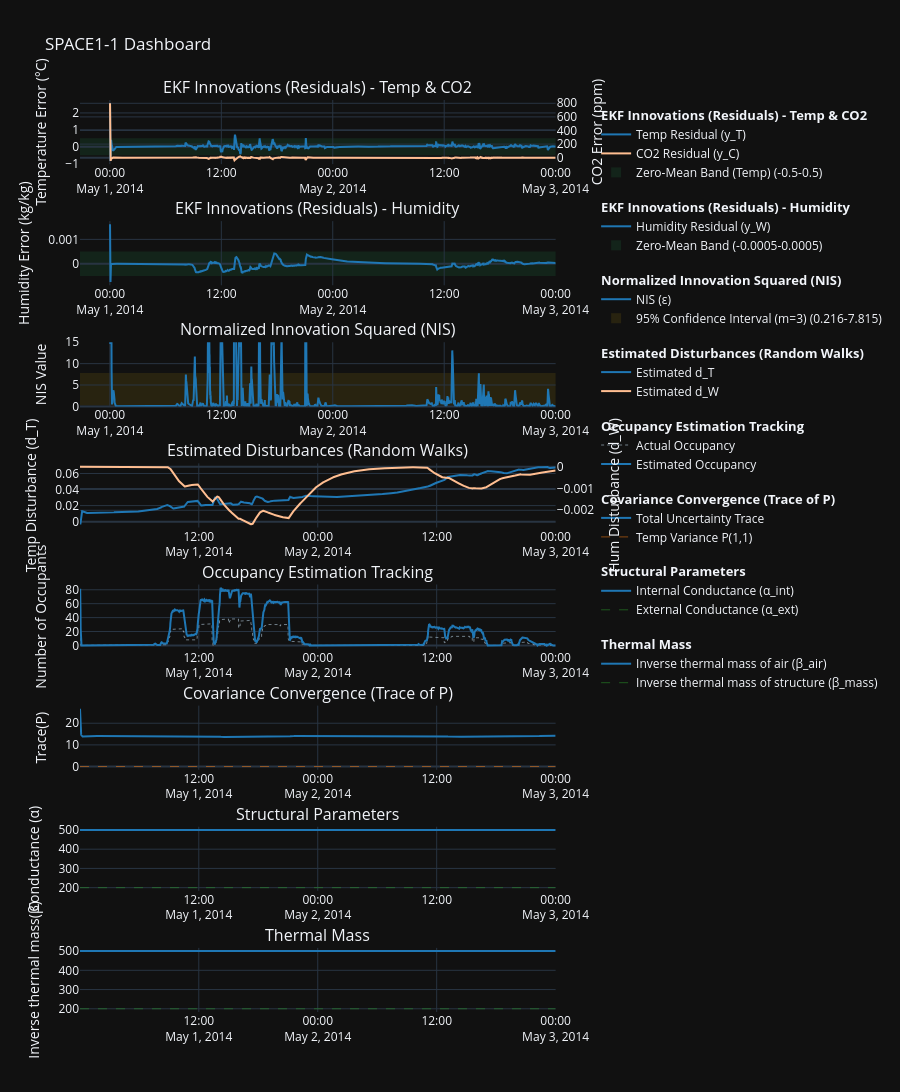

The code cell stored with this chart in its notebook:
### Code cell
# Loop from 1 to 5 to generate EKF diagnostic plots for all zones
for i in ZONES:
    zone = i
    
    # ekf_config is defined INSIDE the loop so the f-strings can use the current 'zone'
    ekf_config = [
        {
            "title": f"EKF Innovations (Residuals) - Temp & CO2",
            "y_label": "Temperature Error (°C)",
            "secondary_y_label": "CO2 Error (ppm)",
            "expected_range": [-0.5, 0.5], 
            "range_color": "rgba(46, 204, 113, 0.1)",
            "expected_label": "Zero-Mean Band (Temp)",
            "traces": [
                # "Zone" gives a solid blue line for primary residual
                {"col": f"{zone}_EKF_y_T_in", "source": "Zone", "name": "Temp Residual (y_T)"},
                # "Other_1" gives a solid orange line for the secondary axis
                {"col": f"{zone}_EKF_y_C_in", "source": "Other_1", "name": "CO2 Residual (y_C)", "secondary_y": True},
            ]
        },
        {
            "title": f"EKF Innovations (Residuals) - Humidity",
            "y_label": "Humidity Error (kg/kg)",
            "expected_range": [-0.0005, 0.0005], 
            "range_color": "rgba(46, 204, 113, 0.1)",
            "expected_label": "Zero-Mean Band",
            "traces": [
                {"col": f"{zone}_EKF_y_W_in", "source": "Zone", "name": "Humidity Residual (y_W)"},
            ]
        },
        {
            "title": f"Normalized Innovation Squared (NIS)",
            "y_label": "NIS Value",
            "y_range": [0, 15],
            "expected_range": [0.216, 7.815], 
            "range_color": "rgba(241, 196, 15, 0.1)",
            "expected_label": "95% Confidence Interval (m=3)",
            "traces": [
                {"col": f"{zone}_EKF_NIS", "source": "Zone", "name": "NIS (ε)"},
            ]
        },
        {
            "title": f"Estimated Disturbances (Random Walks)",
            "y_label": "Temp Disturbance (d_T)",
            "secondary_y_label": "Hum Disturbance (d_W)",
            "traces": [
                {"col": f"{zone}_EKF_x_d_T", "source": "Zone", "name": "Estimated d_T"},
                {"col": f"{zone}_EKF_x_d_W", "source": "Other_1", "name": "Estimated d_W", "secondary_y": True},
            ]
        },
        {
            "title": f"Occupancy Estimation Tracking",
            "y_label": "Number of Occupants",
            "traces": [
                # "Setpoint" gives a thin dotted line for the actual ground truth
                {"col": f"{zone}_Occupants",     "source": "Setpoint", "name": "Actual Occupancy"},
                # "Zone" gives a solid blue line for the EKF's estimate
                {"col": f"{zone}_EKF_x_N_occ",   "source": "Zone",     "name": "Estimated Occupancy"},
            ]
        },
        {
            "title": f"Covariance Convergence (Trace of P)",
            "y_label": "Trace(P)",
            "traces": [
                {"col": f"{zone}_EKF_P_trace", "source": "Zone",    "name": "Total Uncertainty Trace"},
                {"col": f"{zone}_EKF_P_T_in",  "source": "Outside", "name": "Temp Variance P(1,1)"},
            ]
        },
        {
            "title": f"Structural Parameters",
            "y_label": "Conductance (α)",
            "traces": [
                {"col": f"{zone}_EKF_x_alpha_int", "source": "Zone",    "name": "Internal Conductance (α_int)"},
                {"col": f"{zone}_EKF_x_alpha_ext", "source": "Supply",  "name": "External Conductance (α_ext)"},
            ]
        },
        {
            "title": f"Thermal Mass",
            "y_label": "Inverse thermal mass(β)",
            "traces": [
                {"col": f"{zone}_EKF_x_alpha_int", "source": "Zone",    "name": "Inverse thermal mass of air (β_air)"},
                {"col": f"{zone}_EKF_x_alpha_ext", "source": "Supply",  "name": "Inverse thermal mass of structure (β_mass)"},
            ]
        }
    ]

    fig = build_zone_subplots(df, zone, ekf_config)
    fig.update_layout(height=1800) 
    fig.show()

### Figure 1 — Plotly figure (JSON) as saved in the notebook; plotly's stock layout.template omitted (floating-point values rounded to 4 significant figures; data arrays with more than 128 entries replaced by an {"elided": "..."} marker saying what was removed)
{"data": [{"legendgroup": "1", "legendgrouptitle": {"text": "<b>EKF Innovations (Residuals) - Temp & CO2</b>"}, "line": {"color": "#1f77b4", "dash": "solid", "width": 2}, "name": "Temp Residual (y_T)", "type": "scatter", "x": {"elided": "2880 str values"}, "xaxis": "x", "y": {"elided": "2880 float values"}, "yaxis": "y"}, {"legendgroup": "1", "legendgrouptitle": {"text": "<b>EKF Innovations (Residuals) - Temp & CO2</b>"}, "line": {"color": "#FFBE91", "dash": "solid", "width": 2}, "name": "CO2 Residual (y_C)", "type": "scatter", "x": {"elided": "2880 str values"}, "xaxis": "x", "y": {"elided": "2880 float values"}, "yaxis": "y2"}, {"legendgroup": "1", "marker": {"color": "rgba(46, 204, 113, 0.1)", "size": 10, "symbol": "square"}, "mode": "markers", "name": "Zero-Mean Band (Temp) (-0.5-0.5)", "showlegend": true, "type": "scatter", "x": ["2014-05-01T00:01:00"], "xaxis": "x", "y": [null], "yaxis": "y"}, {"legendgroup": "2", "legendgrouptitle": {"text": "<b>EKF Innovations (Residuals) - Humidity</b>"}, "line": {"color": "#1f77b4", "dash": "solid", "width": 2}, "name": "Humidity Residual (y_W)", "type": "scatter", "x": {"elided": "2880 str values"}, "xaxis": "x2", "y": {"elided": "2880 float values"}, "yaxis": "y3"}, {"legendgroup": "2", "marker": {"color": "rgba(46, 204, 113, 0.1)", "size": 10, "symbol": "square"}, "mode": "markers", "name": "Zero-Mean Band (-0.0005-0.0005)", "showlegend": true, "type": "scatter", "x": ["2014-05-01T00:01:00"], "xaxis": "x2", "y": [null], "yaxis": "y3"}, {"legendgroup": "3", "legendgrouptitle": {"text": "<b>Normalized Innovation Squared (NIS)</b>"}, "line": {"color": "#1f77b4", "dash": "solid", "width": 2}, "name": "NIS (ε)", "type": "scatter", "x": {"elided": "2880 str values"}, "xaxis": "x3", "y": {"elided": "2880 float values"}, "yaxis": "y5"}, {"legendgroup": "3", "marker": {"color": "rgba(241, 196, 15, 0.1)", "size": 10, "symbol": "square"}, "mode": "markers", "name": "95% Confidence Interval (m=3) (0.216-7.815)", "showlegend": true, "type": "scatter", "x": ["2014-05-01T00:01:00"], "xaxis": "x3", "y": [null], "yaxis": "y5"}, {"legendgroup": "4", "legendgrouptitle": {"text": "<b>Estimated Disturbances (Random Walks)</b>"}, "line": {"color": "#1f77b4", "dash": "solid", "width": 2}, "name": "Estimated d_T", "type": "scatter", "x": {"elided": "2880 str values"}, "xaxis": "x4", "y": {"elided": "2880 float values"}, "yaxis": "y7"}, {"legendgroup": "4", "legendgrouptitle": {"text": "<b>Estimated Disturbances (Random Walks)</b>"}, "line": {"color": "#FFBE91", "dash": "solid", "width": 2}, "name": "Estimated d_W", "type": "scatter", "x": {"elided": "2880 str values"}, "xaxis": "x4", "y": {"elided": "2880 float values"}, "yaxis": "y8"}, {"legendgroup": "5", "legendgrouptitle": {"text": "<b>Occupancy Estimation Tracking</b>"}, "line": {"color": "#CFEBFF", "dash": "dot", "width": 0.5}, "name": "Actual Occupancy", "type": "scatter", "x": {"elided": "2880 str values"}, "xaxis": "x5", "y": {"elided": "2880 float values"}, "yaxis": "y9"}, {"legendgroup": "5", "legendgrouptitle": {"text": "<b>Occupancy Estimation Tracking</b>"}, "line": {"color": "#1f77b4", "dash": "solid", "width": 2}, "name": "Estimated Occupancy", "type": "scatter", "x": {"elided": "2880 str values"}, "xaxis": "x5", "y": {"elided": "2880 float values"}, "yaxis": "y9"}, {"legendgroup": "6", "legendgrouptitle": {"text": "<b>Covariance Convergence (Trace of P)</b>"}, "line": {"color": "#1f77b4", "dash": "solid", "width": 2}, "name": "Total Uncertainty Trace", "type": "scatter", "x": {"elided": "2880 str values"}, "xaxis": "x6", "y": {"elided": "2880 float values"}, "yaxis": "y11"}, {"legendgroup": "6", "legendgrouptitle": {"text": "<b>Covariance Convergence (Trace of P)</b>"}, "line": {"color": "#ff7f0e", "dash": "dash", "width": 0.5}, "name": "Temp Variance P(1,1)", "type": "scatter", "x": {"elided": "2880 str values"}, "xaxis": "x6", "y": {"elided": "2880 float values"}, "yaxis": "y11"}, {"legendgroup": "7", "legendgrouptitle": {"text": "<b>Structural Parameters</b>"}, "line": {"color": "#1f77b4", "dash": "solid", "width": 2}, "name": "Internal Conductance (α_int)", "type": "scatter", "x": {"elided": "2880 str values"}, "xaxis": "x7", "y": {"elided": "2880 float values"}, "yaxis": "y13"}, {"legendgroup": "7", "legendgrouptitle": {"text": "<b>Structural Parameters</b>"}, "line": {"color": "#2ca02c", "dash": "dash", "width": 0.5}, "name": "External Conductance (α_ext)", "type": "scatter", "x": {"elided": "2880 str values"}, "xaxis": "x7", "y": {"elided": "2880 float values"}, "yaxis": "y13"}, {"legendgroup": "8", "legendgrouptitle": {"text": "<b>Thermal Mass</b>"}, "line": {"color": "#1f77b4", "dash": "solid", "width": 2}, "name": "Inverse thermal mass of air (β_air)", "type": "scatter", "x": {"elided": "2880 str values"}, "xaxis": "x8", "y": {"elided": "2880 float values"}, "yaxis": "y15"}, {"legendgroup": "8", "legendgrouptitle": {"text": "<b>Thermal Mass</b>"}, "line": {"color": "#2ca02c", "dash": "dash", "width": 0.5}, "name": "Inverse thermal mass of structure (β_mass)", "type": "scatter", "x": {"elided": "2880 str values"}, "xaxis": "x8", "y": {"elided": "2880 float values"}, "yaxis": "y15"}], "layout": {"annotations": [{"font": {"size": 16}, "showarrow": false, "text": "EKF Innovations (Residuals) - Temp & CO2", "x": 0.47, "xanchor": "center", "xref": "paper", "y": 1, "yanchor": "bottom", "yref": "paper"}, {"font": {"size": 16}, "showarrow": false, "text": "EKF Innovations (Residuals) - Humidity", "x": 0.47, "xanchor": "center", "xref": "paper", "y": 0.8672, "yanchor": "bottom", "yref": "paper"}, {"font": {"size": 16}, "showarrow": false, "text": "Normalized Innovation Squared (NIS)", "x": 0.47, "xanchor": "center", "xref": "paper", "y": 0.7344, "yanchor": "bottom", "yref": "paper"}, {"font": {"size": 16}, "showarrow": false, "text": "Estimated Disturbances (Random Walks)", "x": 0.47, "xanchor": "center", "xref": "paper", "y": 0.6016, "yanchor": "bottom", "yref": "paper"}, {"font": {"size": 16}, "showarrow": false, "text": "Occupancy Estimation Tracking", "x": 0.47, "xanchor": "center", "xref": "paper", "y": 0.4688, "yanchor": "bottom", "yref": "paper"}, {"font": {"size": 16}, "showarrow": false, "text": "Covariance Convergence (Trace of P)", "x": 0.47, "xanchor": "center", "xref": "paper", "y": 0.3359, "yanchor": "bottom", "yref": "paper"}, {"font": {"size": 16}, "showarrow": false, "text": "Structural Parameters", "x": 0.47, "xanchor": "center", "xref": "paper", "y": 0.2031, "yanchor": "bottom", "yref": "paper"}, {"font": {"size": 16}, "showarrow": false, "text": "Thermal Mass", "x": 0.47, "xanchor": "center", "xref": "paper", "y": 0.07031, "yanchor": "bottom", "yref": "paper"}], "height": 1800, "hovermode": "x unified", "legend": {"groupclick": "toggleitem", "tracegroupgap": 15}, "margin": {"r": 150}, "shapes": [{"fillcolor": "rgba(46, 204, 113, 0.1)", "layer": "below", "line": {"width": 0}, "type": "rect", "x0": 0, "x1": 1, "xref": "x domain", "y0": -0.5, "y1": 0.5, "yref": "y"}, {"fillcolor": "rgba(46, 204, 113, 0.1)", "layer": "below", "line": {"width": 0}, "type": "rect", "x0": 0, "x1": 1, "xref": "x2 domain", "y0": -0.0005, "y1": 0.0005, "yref": "y3"}, {"fillcolor": "rgba(241, 196, 15, 0.1)", "layer": "below", "line": {"width": 0}, "type": "rect", "x0": 0, "x1": 1, "xref": "x3 domain", "y0": 0.216, "y1": 7.815, "yref": "y5"}], "showlegend": true, "title": {"text": "SPACE1-1 Dashboard"}, "xaxis": {"anchor": "y", "domain": [0, 0.94]}, "xaxis2": {"anchor": "y3", "domain": [0, 0.94]}, "xaxis3": {"anchor": "y5", "domain": [0, 0.94]}, "xaxis4": {"anchor": "y7", "domain": [0, 0.94]}, "xaxis5": {"anchor": "y9", "domain": [0, 0.94]}, "xaxis6": {"anchor": "y11", "domain": [0, 0.94]}, "xaxis7": {"anchor": "y13", "domain": [0, 0.94]}, "xaxis8": {"anchor": "y15", "domain": [0, 0.94]}, "yaxis": {"anchor": "x", "domain": [0.9297, 1], "title": {"text": "Temperature Error (°C)"}}, "yaxis10": {"anchor": "x5", "overlaying": "y9", "side": "right"}, "yaxis11": {"anchor": "x6", "domain": [0.2656, 0.3359], "title": {"text": "Trace(P)"}}, "yaxis12": {"anchor": "x6", "overlaying": "y11", "side": "right"}, "yaxis13": {"anchor": "x7", "domain": [0.1328, 0.2031], "title": {"text": "Conductance (α)"}}, "yaxis14": {"anchor": "x7", "overlaying": "y13", "side": "right"}, "yaxis15": {"anchor": "x8", "domain": [0, 0.07031], "title": {"text": "Inverse thermal mass(β)"}}, "yaxis16": {"anchor": "x8", "overlaying": "y15", "side": "right"}, "yaxis2": {"anchor": "x", "overlaying": "y", "side": "right", "title": {"text": "CO2 Error (ppm)"}}, "yaxis3": {"anchor": "x2", "domain": [0.7969, 0.8672], "title": {"text": "Humidity Error (kg/kg)"}}, "yaxis4": {"anchor": "x2", "overlaying": "y3", "side": "right"}, "yaxis5": {"anchor": "x3", "domain": [0.6641, 0.7344], "range": [0, 15], "title": {"text": "NIS Value"}}, "yaxis6": {"anchor": "x3", "overlaying": "y5", "side": "right"}, "yaxis7": {"anchor": "x4", "domain": [0.5312, 0.6016], "title": {"text": "Temp Disturbance (d_T)"}}, "yaxis8": {"anchor": "x4", "overlaying": "y7", "side": "right", "title": {"text": "Hum Disturbance (d_W)"}}, "yaxis9": {"anchor": "x5", "domain": [0.3984, 0.4688], "title": {"text": "Number of Occupants"}}}}
